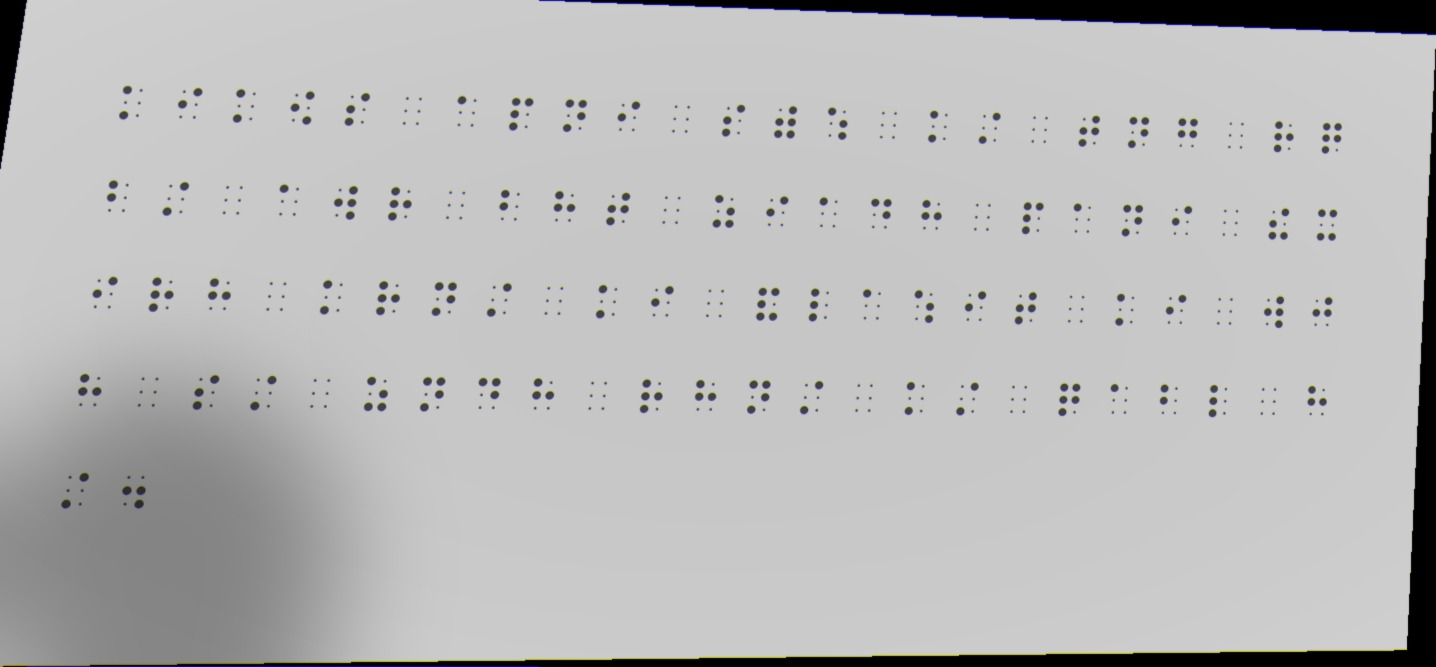
#> input picture backend/uploads/sample_sub_1136.png, 1436 x 667 px
$ python -i braille_synthetic_photo.py   (imports and definitions only)
#> lines starting #> are read from the running program, lines starting #| are printed output that depends on the picture; after the words box and inside, x2 and y2 are one past the last pixel; in counts of white or black regions, pixels touching at a corner belong together
#> further down, picture is the input picture: PIL image 1436x667 RGB; mean R, G, B 184.8, 184.8, 184.9
# braille_synthetic_photo.py
# Render Unicode-Braille to clean pages using TTF font and apply
# photo-realistic augmentations for training data generation.

from PIL import Image, ImageDraw, ImageFilter, ImageChops, ImageOps, ImageEnhance, ImageFont
import random, numpy as np
from io import BytesIO

UNICODE_BRAILLE_BASE = 0x2800
NUM_CLASSES = 64  # Braille 0–63 (6-dot)


# [29 lines left out: function _sanitize_text_lines, not called in this run]


class BraillePage:
    # [124 lines left out: functions __init__, draw, draw_with_positions, not called in this run]

class PhotoAug:
    # Increased probabilities for stronger photo-realistic effects.  Dirt disabled to avoid occlusion.
    cfg = dict(
        gradient     = 0.9,
        perspective  = 0.8,
        blur         = 0.5,
        noise        = 0.3,
        white_balance= 0.3,
        vignette     = 0.3,
        shadow       = 0.35,
        chrome_aberr = 0.4,
        rotate       = 0.35,
        focus_drop   = 0.5,
        background   = 0.1,
        dirt         = 0.0,
        jpeg         = 1.00)

    # [9 lines left out: function gradient, not called in this run]

    @staticmethod
    def perspective(img, jitter=0.08, pad_frac=0.05):
        """Apply perspective skew with small padding to keep Braille fully visible."""
#> called with jitter = 0.08, pad_frac = 0.05
        # Pad canvas so skew won't clip edges
        w0, h0 = img.size
#> w0 = 1436; h0 = 667
        pad = int(max(w0, h0) * pad_frac)
#> pad = 71
        if pad > 0:
            base_col = img.getpixel((0, 0))
#> base_col = (0, 0, 0)
            canvas = Image.new("RGB", (w0 + 2 * pad, h0 + 2 * pad), base_col)
#> canvas: PIL image 1578x809 RGB; every value is 0
            canvas.paste(img, (pad, pad))
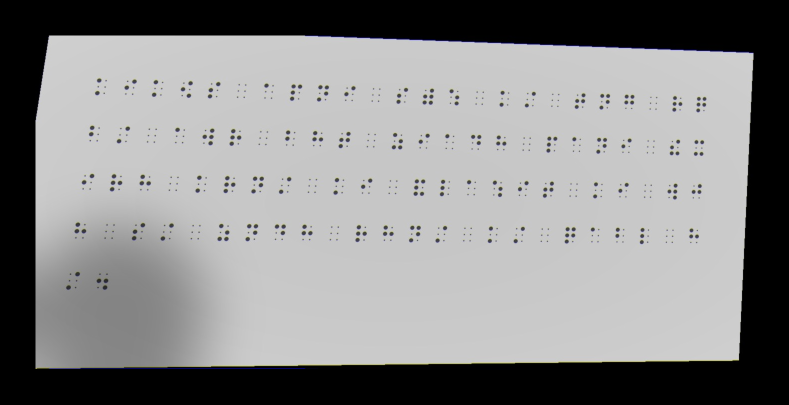
#> canvas: PIL image 1578x809 RGB (shown at 1/2 size); mean R, G, B 138.7, 138.7, 138.7
            img = canvas

        w, h = img.size
#> w = 1578; h = 809
        j = lambda: random.uniform(-jitter, jitter)
        src = [(0, 0), (w, 0), (w, h), (0, h)]
        dst = [(x + w * j(), y + h * j()) for (x, y) in src]

        A, B = [], []
        for (x, y), (u, v) in zip(src, dst):
            A += [[x, y, 1, 0, 0, 0, -u * x, -u * y],
                  [0, 0, 0, x, y, 1, -v * x, -v * y]]
            B += [u, v]
        A, B = np.asarray(A), np.asarray(B)
        coeffs = np.linalg.lstsq(A, B, rcond=None)[0]

        transformed = img.transform((w, h), Image.PERSPECTIVE, coeffs, Image.Resampling.BICUBIC)
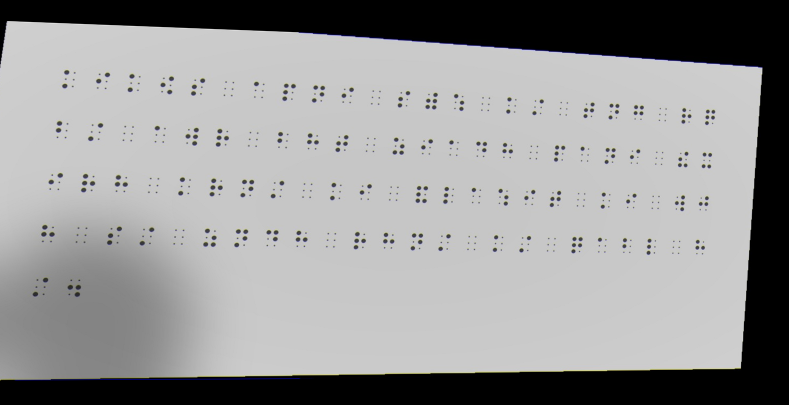
#> transformed: PIL image 1578x809 RGB (shown at 1/2 size); mean R, G, B 151, 151, 151

        # Crop any uniform border introduced by padding to keep >90% occupancy
        bg = transformed.getpixel((0, 0))
#> bg = (0, 0, 0)
        gray = transformed.convert("L")
        mask = gray.point(lambda p: 255 if abs(p - bg[0]) > 3 else 0)
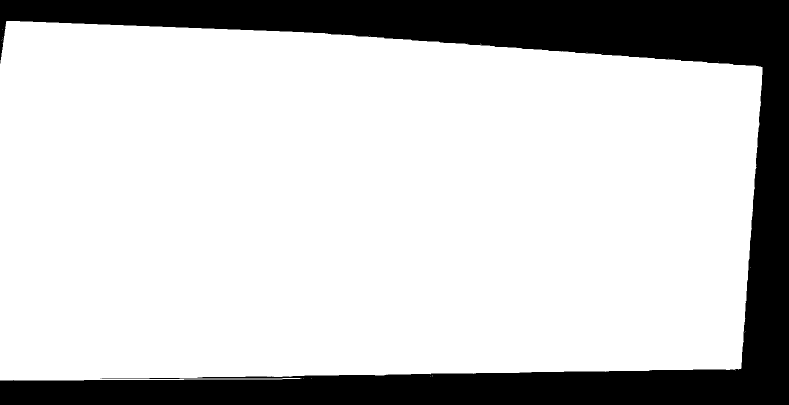
#> mask: PIL image 1578x809 L (shown at 1/2 size); 79% white; 2 black regions (1 under 20 px), largest, box (x1, y1, x2, y2) and area: (0, 0, 1578, 809) 268219
        bbox = mask.getbbox()
#> bbox = (0, 42, 1525, 761)
        if bbox:
            transformed = transformed.crop(bbox)
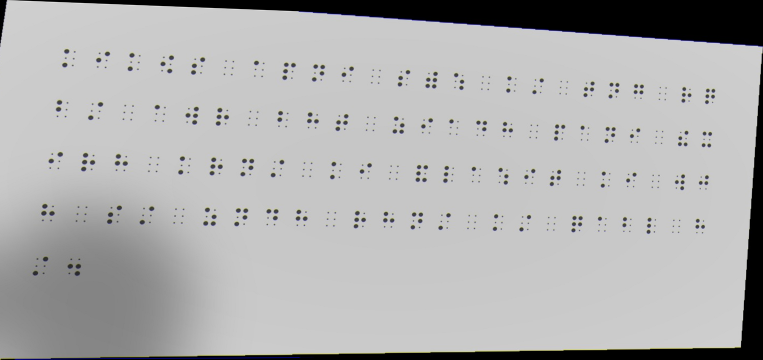
#> transformed: PIL image 1525x719 RGB (shown at 1/2 size); mean R, G, B 175.8, 175.8, 175.9

        return transformed

    # [130 lines left out: functions blur, noise, white_balance, vignette, shadow, chrome_aberr and 6 more, not called in this run]

# [11 lines not run here, left out]


>>> from PIL import Image
>>> picture = Image.open('../uploads/sample_sub_1136.png')
>>> result = PhotoAug().perspective(picture)

$ run again, on backend/uploads/sample_sub_1740.png
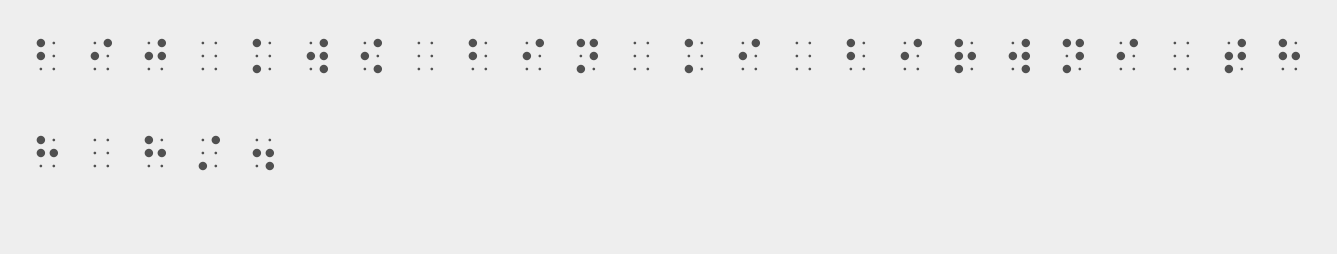
#> input picture backend/uploads/sample_sub_1740.png, 1337 x 254 px
#> picture is the input picture: PIL image 1337x254 RGB; min 80, max 238, mean 236.1
#> base_col = (238, 238, 238)
#> in perspective, `mask = gray.point(lambda p: 255 if abs(p - bg[0]) > 3 else 0)`:
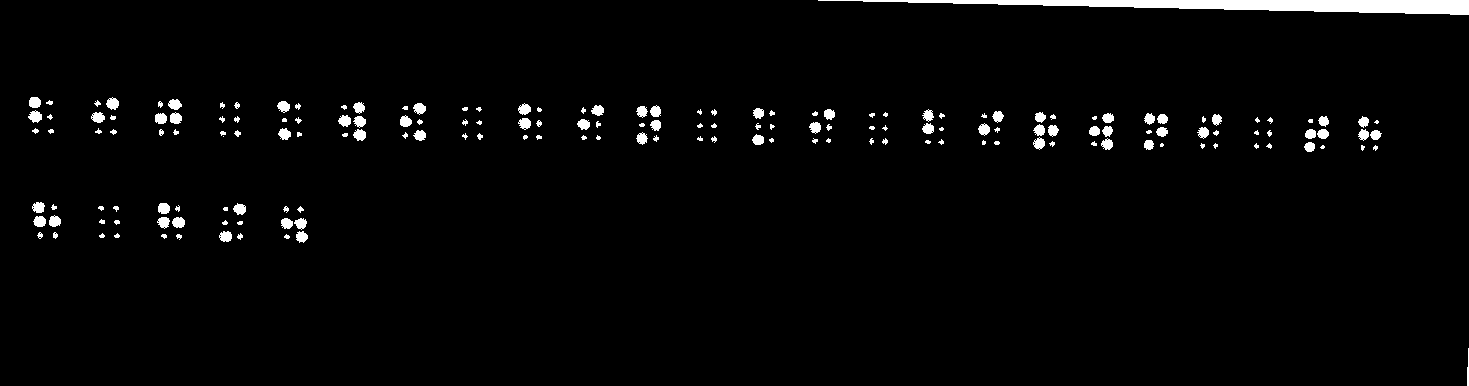
#> mask: PIL image 1469x386 L; 2.4% white; 177 white regions (42 under 20 px), largest, box (x1, y1, x2, y2) and area: (818, 0, 1469, 15) 5029, (28, 110, 42, 123) 120, (106, 97, 119, 110) 118
#> bbox = (28, 0, 1469, 386)
#> in perspective, `transformed = transformed.crop(bbox)`:
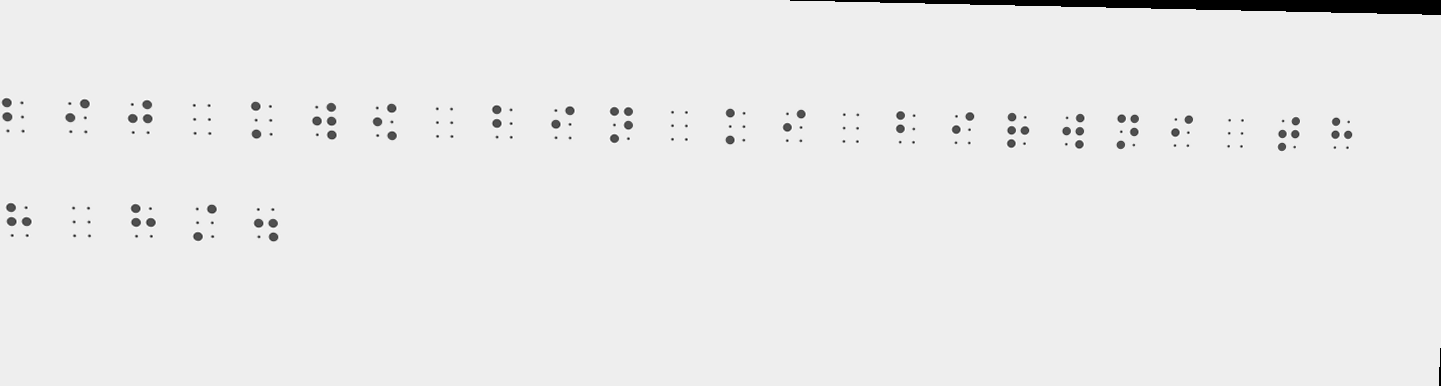
#> transformed: PIL image 1441x386 RGB; min 0, max 255, mean 234.5

$ run again, on backend/uploads/sample_sub_2284.png
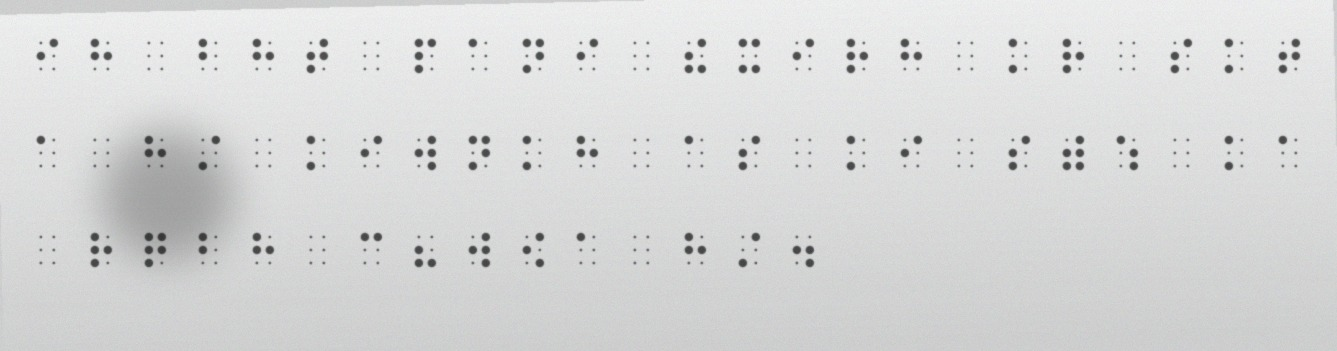
#> input picture backend/uploads/sample_sub_2284.png, 1337 x 351 px
#> picture is the input picture: PIL image 1337x351 RGB; mean R, G, B 215.3, 216.1, 215.9
#> base_col = (205, 207, 206)
#> in perspective, `transformed = img.transform((w, h), Image.PERSPECTIVE, coeffs, Image.R..`:
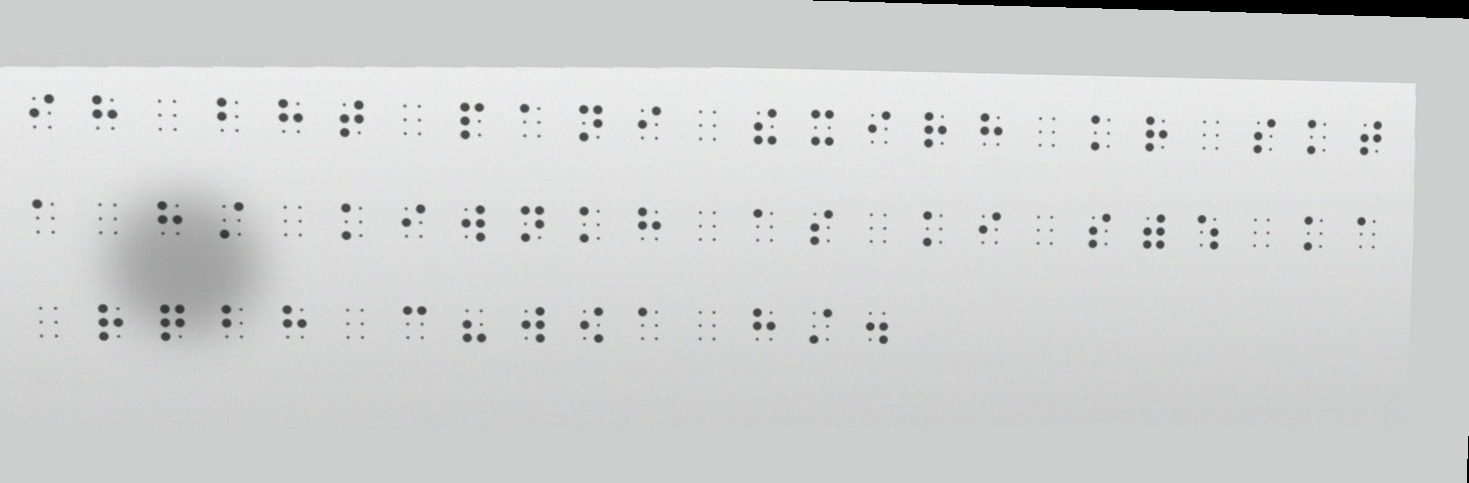
#> transformed: PIL image 1469x483 RGB; mean R, G, B 210.1, 211.3, 210.8
#> in perspective, `mask = gray.point(lambda p: 255 if abs(p - bg[0]) > 3 else 0)`:
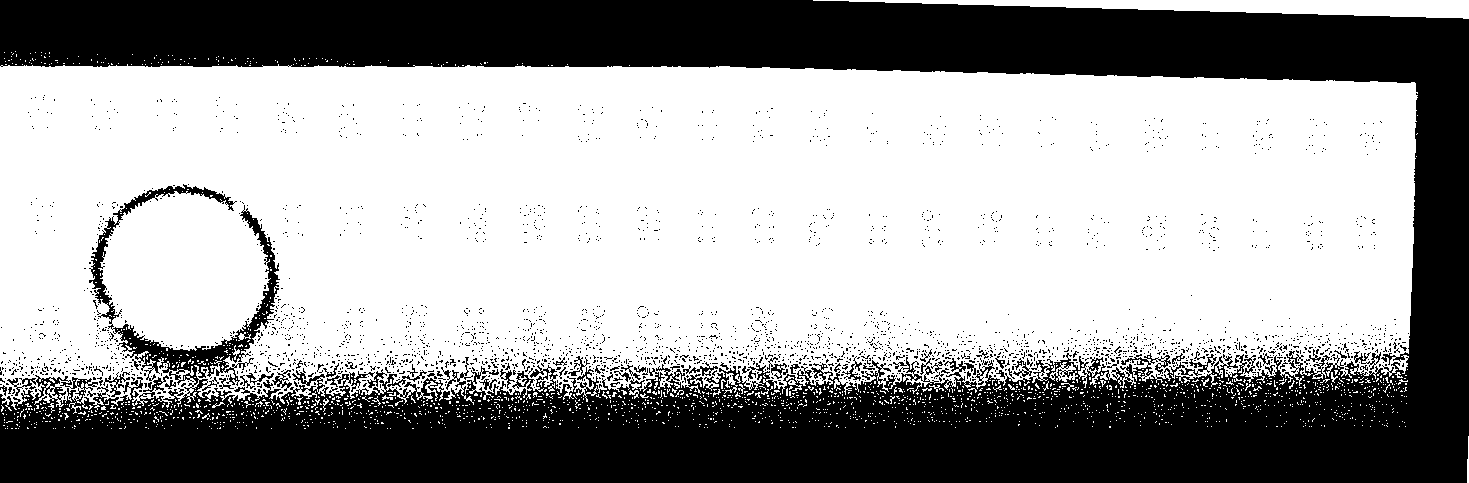
#> mask: PIL image 1469x483 L; 61.5% white; 2789 black regions (2728 under 20 px), largest, box (x1, y1, x2, y2) and area: (0, 0, 1469, 483) 263624, (103, 372, 130, 397) 184, (1354, 351, 1381, 370) 162
#> bbox = (0, 0, 1469, 483)
